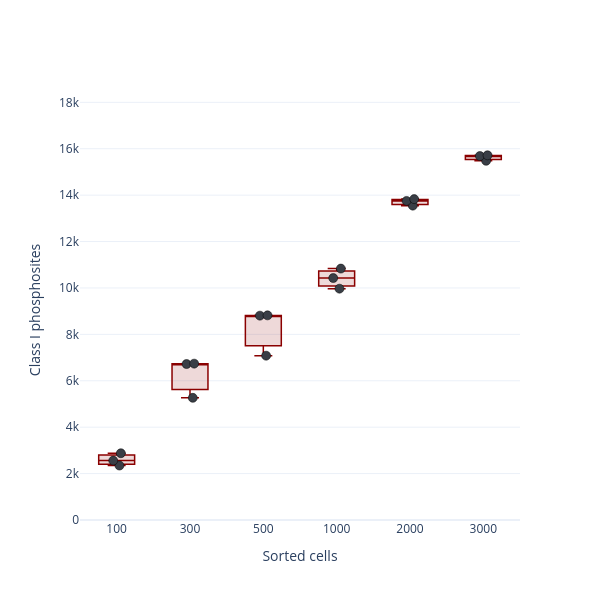

Notebook source saved alongside this figure:
### Markdown cell above
# Figure 3a

### Code cell
# Figure 3a — HeLa-sorted nanoPhos phosphosite depth vs cell number.
# Class I, multiplicity collapsed, localization enforced (hardened counter). The site
# reports are already 0.75-filtered, so every counted site is Class I (no stacked
# "non-localized" fraction, unlike the v00 cumulative barplot). Box + points, n=3.
import importlib, core
importlib.reload(core)
from core import count_sites_per_sample_ptm_report, _hex_to_rgba
import numpy as np
import pandas as pd
import plotly.graph_objects as go

counts_by_cells = {n: list(count_sites_per_sample_ptm_report(hela_nanophos[n]).values())
                   for n in CELL_ORDER if n in hela_nanophos}

rows = []
for n in CELL_ORDER:
    if n not in counts_by_cells:
        continue
    c = counts_by_cells[n]
    rows.append({
        'cells':  n,
        'n_reps': len(c),
        'median': int(np.median(c)),
        'mean':   int(np.mean(c)),
        'std':    int(np.std(c, ddof=1)) if len(c) > 1 else 0,
        'CV%':    round(100 * np.std(c, ddof=1) / np.mean(c), 1) if len(c) > 1 else 0,
    })
summary = pd.DataFrame(rows).set_index('cells')
print(summary.to_string())

BOX_COLOR, POINT_COLOR = '#8A0000', '#393E46'
order = [n for n in CELL_ORDER if n in counts_by_cells]
fig = go.Figure()
for n in order:
    ys = counts_by_cells[n]
    x = str(n)
    fig.add_trace(go.Box(
        y=ys, x=[x] * len(ys), name=x,
        boxpoints='all', jitter=0.3, pointpos=0,
        marker=dict(size=9, color=POINT_COLOR, line=dict(width=0.5, color='black')),
        line=dict(color=BOX_COLOR, width=1.5),
        fillcolor=_hex_to_rgba(BOX_COLOR, 0.15),
        showlegend=False,
    ))
fig.update_layout(template='plotly_white', width=600, height=600,
                  xaxis_title='Sorted cells', yaxis_title='Class I phosphosites',
                  showlegend=False)
fig.update_xaxes(categoryorder='array', categoryarray=[str(n) for n in order])
fig.update_yaxes(range = [0, 18100])
fig.show()
fig.write_image(r'figures/figure3/figure3a.pdf', width=600, height=600)

### Figure 1 — Plotly figure (JSON) as saved in the notebook; plotly's stock layout.template omitted (floating-point values rounded to 4 significant figures)
{"data": [{"boxpoints": "all", "fillcolor": "rgba(138, 0, 0, 0.15)", "jitter": 0.3, "line": {"color": "#8A0000", "width": 1.5}, "marker": {"color": "#393E46", "line": {"color": "black", "width": 0.5}, "size": 9}, "name": "100", "pointpos": 0, "showlegend": false, "type": "box", "x": ["100", "100", "100"], "y": [2346, 2559, 2876]}, {"boxpoints": "all", "fillcolor": "rgba(138, 0, 0, 0.15)", "jitter": 0.3, "line": {"color": "#8A0000", "width": 1.5}, "marker": {"color": "#393E46", "line": {"color": "black", "width": 0.5}, "size": 9}, "name": "300", "pointpos": 0, "showlegend": false, "type": "box", "x": ["300", "300", "300"], "y": [5265, 6739, 6721]}, {"boxpoints": "all", "fillcolor": "rgba(138, 0, 0, 0.15)", "jitter": 0.3, "line": {"color": "#8A0000", "width": 1.5}, "marker": {"color": "#393E46", "line": {"color": "black", "width": 0.5}, "size": 9}, "name": "500", "pointpos": 0, "showlegend": false, "type": "box", "x": ["500", "500", "500"], "y": [7081, 8819, 8807]}, {"boxpoints": "all", "fillcolor": "rgba(138, 0, 0, 0.15)", "jitter": 0.3, "line": {"color": "#8A0000", "width": 1.5}, "marker": {"color": "#393E46", "line": {"color": "black", "width": 0.5}, "size": 9}, "name": "1000", "pointpos": 0, "showlegend": false, "type": "box", "x": ["1000", "1000", "1000"], "y": [9969, 10835, 10427]}, {"boxpoints": "all", "fillcolor": "rgba(138, 0, 0, 0.15)", "jitter": 0.3, "line": {"color": "#8A0000", "width": 1.5}, "marker": {"color": "#393E46", "line": {"color": "black", "width": 0.5}, "size": 9}, "name": "2000", "pointpos": 0, "showlegend": false, "type": "box", "x": ["2000", "2000", "2000"], "y": [13829, 13548, 13750]}, {"boxpoints": "all", "fillcolor": "rgba(138, 0, 0, 0.15)", "jitter": 0.3, "line": {"color": "#8A0000", "width": 1.5}, "marker": {"color": "#393E46", "line": {"color": "black", "width": 0.5}, "size": 9}, "name": "3000", "pointpos": 0, "showlegend": false, "type": "box", "x": ["3000", "3000", "3000"], "y": [15685, 15717, 15479]}], "layout": {"height": 600, "showlegend": false, "width": 600, "xaxis": {"categoryarray": ["100", "300", "500", "1000", "2000", "3000"], "categoryorder": "array", "title": {"text": "Sorted cells"}}, "yaxis": {"range": [0, 18100], "title": {"text": "Class I phosphosites"}}}}
